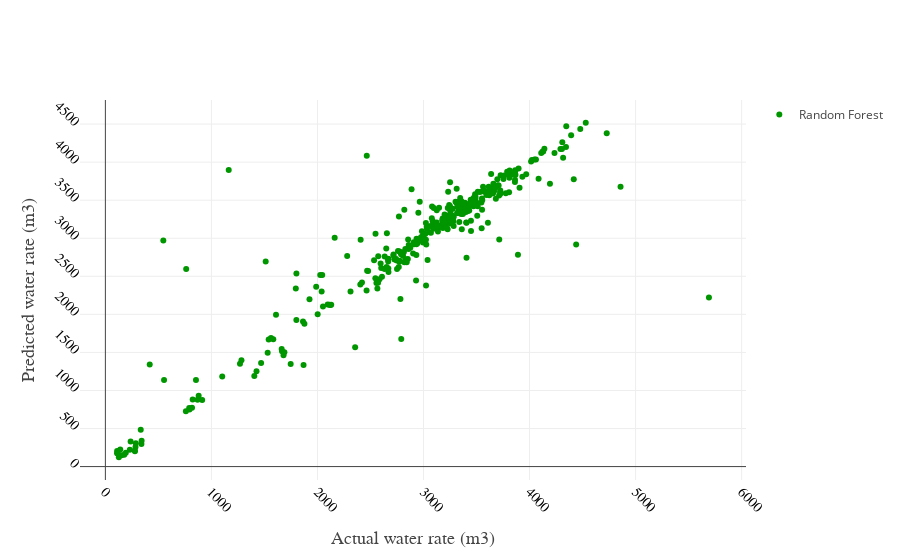

The code cell stored with this chart in its notebook:
### Code cell
y_pred_rf = scaler_y.inverse_transform(model_rf.predict(x_test).reshape(-1,1))
trace1 = go.Scatter(x = y_act.reshape(-1,),
                    y = y_pred_rf.reshape(-1,),
                   name = "Random Forest",
                   mode = 'markers',
                   line=dict(width=10),
                   marker = dict(
                    color = 'rgb(0, 150, 0)'))
data = [trace1]
layout = go.Layout(showlegend = True,
    xaxis=dict(
        title='Actual water rate (m3)',
        titlefont=dict(
            family='Arial, sans-serif',
            size=18,
            #color='lightgrey'
        ),
        showticklabels=True,
        tickangle=45,
        tickfont=dict(
            family='Old Standard TT, serif',
            size=14,
            color='black'
        ),
        exponentformat='e',
        showexponent='all'
    ),
    yaxis=dict(
        title='Predicted water rate (m3)',
        titlefont=dict(
            family='Arial, sans-serif',
            size=18,
            #color='lightgrey'
        ),
        showticklabels=True,
        tickangle=45,
        tickfont=dict(
            family='Old Standard TT, serif',
            size=14,
            color='black'
        ),
        exponentformat='e',
        showexponent='all'
    )
)
fig = go.Figure(data=data, layout = layout)
py.iplot(fig)

### Figure 1 — Plotly figure (JSON) as saved in the notebook; plotly's stock layout.template omitted (floating-point values rounded to 4 significant figures; data arrays with more than 128 entries replaced by an {"elided": "..."} marker saying what was removed)
{"data": [{"line": {"width": 10}, "marker": {"color": "rgb(0, 150, 0)"}, "mode": "markers", "name": "Random Forest", "type": "scatter", "uid": "a0774de3-8ab4-4a2d-a60f-596deb1b5218", "x": {"elided": "355 float values"}, "y": {"elided": "355 float values"}}], "layout": {"showlegend": true, "xaxis": {"exponentformat": "e", "showexponent": "all", "showticklabels": true, "tickangle": 45, "tickfont": {"color": "black", "family": "Old Standard TT, serif", "size": 14}, "title": {"font": {"family": "Arial, sans-serif", "size": 18}, "text": "Actual water rate (m3)"}}, "yaxis": {"exponentformat": "e", "showexponent": "all", "showticklabels": true, "tickangle": 45, "tickfont": {"color": "black", "family": "Old Standard TT, serif", "size": 14}, "title": {"font": {"family": "Arial, sans-serif", "size": 18}, "text": "Predicted water rate (m3)"}}}}
